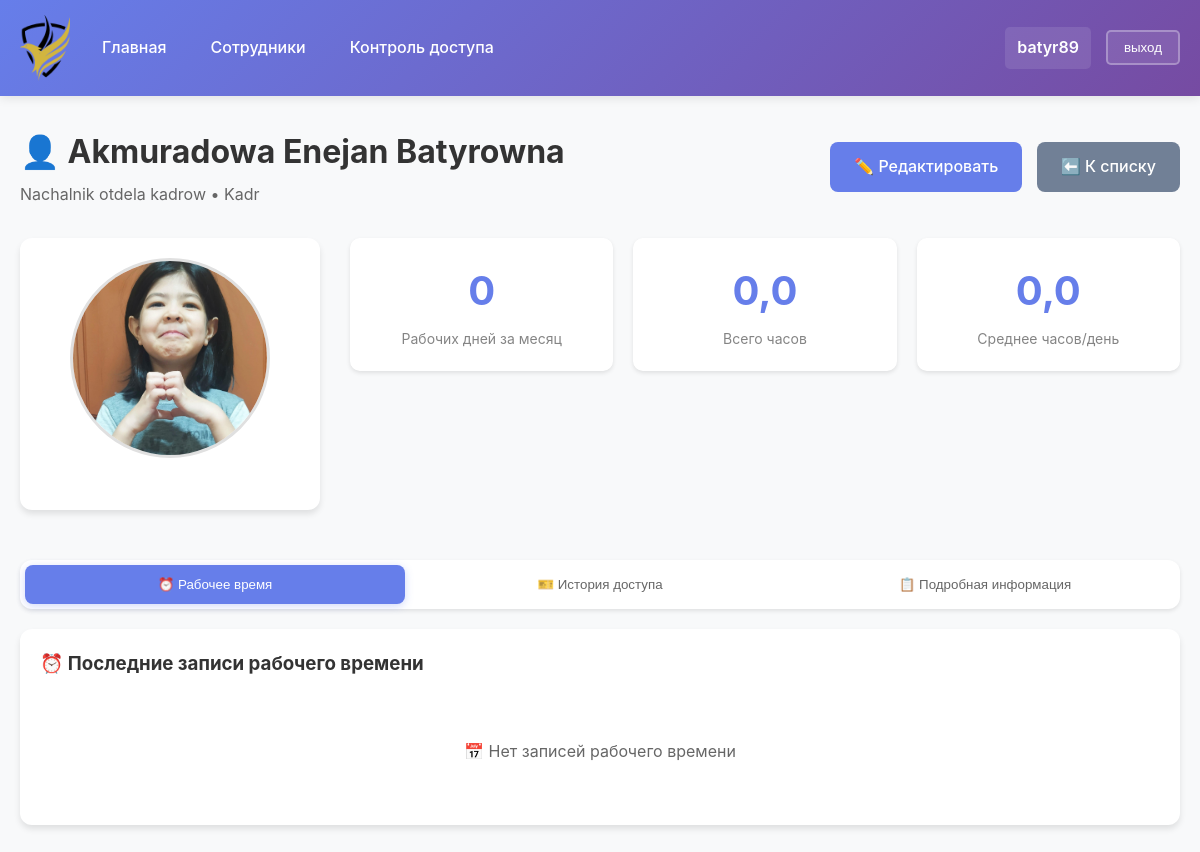
Screenshot of /employees/employee/3/ (signed in) with the database file from the repository.
### employees/models.py (models this page shows, shortened)
class Employee(models.Model):
    rfid_uid = models.CharField(max_length=20, unique=True, blank=True, null=True, verbose_name="RFID UID")
    first_name = models.CharField(max_length=50, verbose_name="Имя")
    last_name = models.CharField(max_length=50, verbose_name="Фамилия")
    middle_name = models.CharField(max_length=50, blank=True, verbose_name="Отчество")
    birth_date = models.DateField(null=True, blank=True, verbose_name="Дата рождения")
    GENDER_CHOICES = [
        ('M', 'Мужской'),
        ('F', 'Женский'),
    ]
    gender = models.CharField(max_length=1, choices=GENDER_CHOICES, blank=True, verbose_name="Пол")
    MARITAL_STATUS_CHOICES = [
        ('single', 'Холост/Не замужем'),
        ('married', 'Женат/Замужем'),
        ('divorced', 'Разведен(а)'),
        ('widowed', 'Вдовец/Вдова'),
    ]
    marital_status = models.CharField(
        max_length=20,
        choices=MARITAL_STATUS_CHOICES,
        blank=True,
        verbose_name="Семейное положение"
    )
    phone_regex = RegexValidator(
        regex=r'^\+?1?\d{9,15}$',
        message="Номер телефона должен быть в формате: '+999999999'. До 15 цифр."
    )
    phone = models.CharField(validators=[phone_regex], max_length=17, blank=True, verbose_name="Телефон")
    email = models.EmailField(blank=True, verbose_name="Email")
    address = models.TextField(blank=True, verbose_name="Адрес проживания")
    passport_series_regex = RegexValidator(
        regex=r'^[IVXLC]-[A-Z]{2}$',
        message="Серия паспорта должна быть в формате: I-AH, II-MR и т.д."
    )
    passport_series = models.CharField(validators=[passport_series_regex], max_length=4, blank=True, verbose_name="Серия паспорта")
    passport_number_regex = RegexValidator(
        regex=r'^\d{6}$',
        message="Номер паспорта должен содержать 6 цифр"
    )
    passport_number = models.CharField(validators=[passport_number_regex], max_length=6, blank=True, verbose_name="Номер паспорта")
    passport_issued_date = models.DateField(null=True, blank=True, verbose_name="Дата выдачи паспорта")
    passport_issued_by = models.TextField(blank=True, verbose_name="Кем выдан паспорт")
    inn_regex = RegexValidator(
        regex=r'^\d{10}$|^\d{12}$',
        message="ИНН должен содержать 10 или 12 цифр."
    )
    inn = models.CharField(validators=[inn_regex], max_length=12, blank=True, verbose_name="ИНН")
    snils_regex = RegexValidator(
        regex=r'^\d{11}$',
        message="СНИЛС должен содержать 11 цифр"
    )
    snils = models.CharField(validators=[snils_regex], max_length=11, blank=True, verbose_name="СНИЛС")
    department = models.CharField(max_length=100, verbose_name="Цех")
    position = models.CharField(max_length=100, verbose_name="Должность")
    employee_id = models.CharField(max_length=20, unique=True, verbose_name="Табельный номер")
    photo = models.ImageField(upload_to='employee_photos/', blank=True, null=True, verbose_name="Фото")
    is_active = models.BooleanField(default=True, verbose_name="Активен")
    hire_date = models.DateField(verbose_name="Дата приема")
    created_at = models.DateTimeField(auto_now_add=True)
    updated_at = models.DateTimeField(auto_now=True)
    class Meta:
        verbose_name = "Сотрудник"
        verbose_name_plural = "Сотрудники"
        ordering = ['last_name', 'first_name']
    def get_full_name(self):
        return f"{self.last_name} {self.first_name} {self.middle_name}".strip()

### employees/views.py (the view)
# urls.py: path('employee/<int:pk>/', views.EmployeeDetailView.as_view(), name='employee_detail'),
class EmployeeDetailView(LoginRequiredMixin, DetailView):
    model = Employee
    template_name = 'employees/employee_detail.html'
    context_object_name = 'employee'
    def get_context_data(self, **kwargs):
        context = super().get_context_data(**kwargs)
        employee = self.get_object()
        context['recent_accesses'] = CardAccess.objects.filter(
            employee=employee,
            success=True
        ).order_by('-timestamp')[:20]
        from datetime import datetime, timedelta
        thirty_days_ago = datetime.now().date() - timedelta(days=30)
        context['recent_worktime'] = WorkTimeEntry.objects.filter(
            employee=employee,
            date__gte=thirty_days_ago
        ).order_by('-date')[:15]
        worktime_entries = WorkTimeEntry.objects.filter(
            employee=employee,
            date__gte=thirty_days_ago
        )
        context['stats'] = {
            'total_work_days': worktime_entries.count(),
            'present_days': worktime_entries.filter(status='present').count(),
            'late_days': worktime_entries.filter(status='late').count(),
            'partial_days': worktime_entries.filter(status='partial').count(),
            'total_hours': worktime_entries.aggregate(
                total=Sum('hours_worked')
            )['total'] or 0,
            'average_hours': 0,
            'total_accesses': CardAccess.objects.filter(
                employee=employee,
                success=True,
                timestamp__date__gte=thirty_days_ago
            ).count()
        }
        if context['stats']['total_work_days'] > 0:
            context['stats']['average_hours'] = round(
                context['stats']['total_hours'] / context['stats']['total_work_days'], 2
            )
        return context

### templates/employees/employee_detail.html (shortened to what this page needs)
{% extends 'base.html' %}
{% block content %}
<div class="page-header">
    <div style="display: flex; justify-content: space-between; align-items: center; margin-bottom: 30px;">
        <div>
            <h1 style="margin: 0; color: #333;">
                👤 {{ employee.get_full_name }}
            </h1>
            <p style="margin: 5px 0 0 0; color: #666;">
                {{ employee.position }} • {{ employee.department }}
            </p>
        </div>
        <div>
            <a href="{% url 'employees:employee_edit' employee.pk %}" class="btn" style="margin-right: 10px;">
                ✏️ Редактировать
            </a>
            <a href="{% url 'employees:employee_list' %}" class="btn btn-secondary">
                ⬅️ К списку
            </a>
        </div>
    </div>
</div>
<div style="display: grid; grid-template-columns: 300px 1fr; gap: 30px; margin-bottom: 30px;">
    <div class="card">
        <div style="text-align: center; margin-bottom: 25px;">
            {% if employee.photo %}
                <img src="{{ employee.photo.url }}" alt="Фото"
                     style="width: 200px; height: 200px; border-radius: 50%; object-fit: cover; border: 3px solid #e0e0e0;">
            {% else %}
                <div style="width: 200px; height: 200px; background: #f5f5f5; border-radius: 50%;
                           display: flex; align-items: center; justify-content: center; margin: 0 auto; border: 3px solid #e0e0e0;">
                    <span style="font-size: 48px; color: #ccc;">👤</span>
                </div>
            {% endif %}
        </div>
    </div>
    <div>
        <div style="display: grid; grid-template-columns: repeat(auto-fit, minmax(200px, 1fr)); gap: 20px; margin-bottom: 25px;">
            <div class="stat-card">
                <div class="stat-number">{{ stats.total_work_days }}</div>
                <div class="stat-label">Рабочих дней за месяц</div>
            </div>
            <div class="stat-card">
                <div class="stat-number">{{ stats.total_hours|floatformat:1 }}</div>
                <div class="stat-label">Всего часов</div>
            </div>
            <div class="stat-card">
                <div class="stat-number">{{ stats.average_hours|floatformat:1 }}</div>
                <div class="stat-label">Среднее часов/день</div>
            </div>
        </div>
    </div>
</div>
<div class="tab-navigation">
    <button type="button" class="tab-btn active" onclick="showTab('worktime')">
        ⏰ Рабочее время
    </button>
    <button type="button" class="tab-btn" onclick="showTab('access')">
        🎫 История доступа
    </button>
    <button type="button" class="tab-btn" onclick="showTab('details')">
        📋 Подробная информация
    </button>
</div>
<div class="tab-content active" id="tab-worktime">
    <div class="card">
        <h3 style="margin: 0 0 20px 0; color: #333;">⏰ Последние записи рабочего времени</h3>
        {% if recent_worktime %}
            <div style="overflow-x: auto;">
                <table class="table">
                    <thead>
                        <tr>
                            <th>Дата</th>
                            <th>Приход</th>
                            <th>Уход</th>
                            <th>Часы</th>
                            <th>Статус</th>
                        </tr>
                    </thead>
                    <tbody>
                        {% for entry in recent_worktime %}
                        <tr>
                            <td>
                                <strong>{{ entry.date|date:"d.m.Y" }}</strong><br>
                                <small style="color: #666;">{{ entry.date|date:"l" }}</small>
                            </td>
                            <td>
                                {% if entry.entry_time %}
                                    {{ entry.entry_time|time:"H:i" }}
                                {% else %}
                                    <span style="color: #999;">—</span>
                                {% endif %}
                            </td>
                            <td>
                                {% if entry.exit_time %}
                                    {{ entry.exit_time|time:"H:i" }}
                                {% else %}
                                    <span style="color: #999;">—</span>
                                {% endif %}
                            </td>
                            <td>
                                {% if entry.hours_worked %}
                                    <span style="font-weight: bold;">{{ entry.get_hours_display }}</span>
                                {% else %}
                                    <span style="color: #999;">—</span>
                                {% endif %}
                            </td>
                            <td>
                                <span style="color: {{ entry.get_status_display_color }}; font-weight: bold;">
                                    ● {{ entry.get_status_display }}
                                </span>
                            </td>
                        </tr>
                        {% endfor %}
                    </tbody>
                </table>
            </div>
        {% else %}
            <div style="text-align: center; padding: 40px; color: #666;">
                📅 Нет записей рабочего времени
            </div>
        {% endif %}
    </div>
</div>
{% endblock %}

### templates/base.html (shortened to what this page needs)
{% load group_filters %}
{% load static %}
<!DOCTYPE html>
<html>
<head>
    <link rel="stylesheet" href="{% static 'css/style.css' %}">
</head>
<body>
    <div class="header">
        <div class="header-left">
            <img src="{% static 'images/logo.png' %}" alt="Logo" class="logo-menu-title">
            {% if user.is_authenticated %}
                <div class="nav-links">
                    <a href="/employees/">Главная</a>
                    {% if user.groups.all|length > 0 %}
                        {% for group in user.groups.all %}
                            {% if group.name == "HR_Admins" %}
                                <div class="dropdown">
                                    <a href="#">Сотрудники</a>
                                    <div class="dropdown-content">
                                        <a href="{% url 'employees:employee_list' %}">Список сотрудников</a>
                                        <a href="{% url 'employees:employee_add' %}">Добавить сотрудника</a>
                                    </div>
                                </div>
                                <a href="{% url 'employees:worktime_list' %}">Рабочее время</a>
                                <div class="dropdown">
                                    <a href="#">Отчеты</a>
                                    <div class="dropdown-content">
                                        <a href="#">По времени</a>
                                        <a href="#">По отделам</a>
                                        <a href="#">Экспорт данных</a>
                                    </div>
                                </div>
                            {% elif group.name == "HR_Users" %}
                                <div class="dropdown">
                                    <a href="#">Сотрудники</a>
                                    <div class="dropdown-content">
                                        <a href="{% url 'employees:employee_list' %}">Список сотрудников</a>
                                        <a href="{% url 'employees:employee_add' %}">Добавить сотрудника</a>
                                    </div>
                                </div>
                                <a href="{% url 'employees:security_display' %}">Контроль доступа</a>
                                <div class="dropdown">
                                    <a href="#">Отчеты</a>
                                    <div class="dropdown-content">
                                        <a href="#">По времени</a>
                                        <a href="#">По отделам</a>
                                    </div>
                                </div>
                            {% elif group.name == "Security_Users" %}
                                <a href="{% url 'employees:security_display' %}">Контроль доступа</a>
                            {% elif group.name == "Department_Managers" %}
                                <a href="{% url 'employees:employee_list' %}">Мои сотрудники</a>
                                <a href="{% url 'employees:security_display' %}">Контроль доступа</a>
                            {% endif %}
                        {% endfor %}
                    {% else %}
                        <a href="{% url 'employees:employee_list' %}">Сотрудники</a>
                        <a href="{% url 'employees:security_display' %}">Контроль доступа</a>
                    {% endif %}
                </div>
            {% endif %}
        </div>
        {% if user.is_authenticated %}
            <div class="header-right">
                <span class="username">{{ user.username }}</span>
                <form action="/logout/" method="post">
                    <button type="submit">выход</button>
                </form>
            </div>
        {% endif %}
    </div>
    <div class="container">
        {% block content %}
        {% endblock %}
    </div>
</body>
</html>

### rows the page displays
Employee: get_full_name "Akmuradowa Enejan Batyrowna", position "Nachalnik otdela kadrow", department "Kadr", photo (picture)

### other values shown
{{ user.username }} "batyr89"
{{ stats.total_work_days }} "0"
{{ stats.total_hours|floatformat:1 }} "0,0"
{{ stats.average_hours|floatformat:1 }} "0,0"
